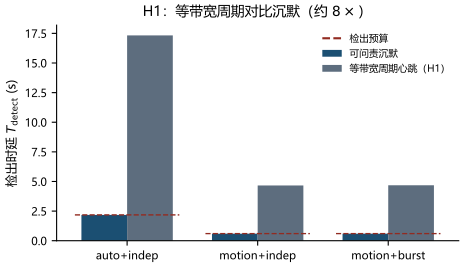

Write Python code to recreate this figure.
# -*- coding: utf-8 -*-
"""H1 equal-bandwidth periodic vs silence (paper03 fig:heartbeat)."""
from __future__ import annotations

import os
import sys

import matplotlib.pyplot as plt
import numpy as np

HERE = os.path.dirname(os.path.abspath(__file__))
sys.path.insert(0, HERE)

from _style import C_BASE, C_OURS, C_WARN, apply_style_cn, load, save  # noqa: E402


def main():
    apply_style_cn()
    h = load()["heartbeat"]
    x = np.arange(len(h["regimes"]))
    w = 0.35
    fig, ax = plt.subplots(figsize=(5.2, 2.8))
    ax.bar(x - w / 2, h["silence_tdet"], w, label="可问责沉默", color=C_OURS)
    ax.bar(x + w / 2, h["period_tdet"], w, label="等带宽周期心跳（H1）", color=C_BASE)
    for i, b in enumerate(h["detect_budget_s"]):
        ax.hlines(b, i - 0.4, i + 0.4, colors=C_WARN, linestyles="--", lw=1.0)
    ax.plot([], [], color=C_WARN, ls="--", label="检出预算")
    ax.set_xticks(x)
    ax.set_xticklabels(h["regime_labels"])
    ax.set_ylabel(r"检出时延 $T_{\mathrm{detect}}$ (s)")
    ax.set_title(r"H1：等带宽周期对比沉默（约 $8\times$）")
    ax.legend(frameon=False, fontsize=7)
    ax.spines["top"].set_visible(False)
    ax.spines["right"].set_visible(False)
    save(fig, "fig_heartbeat_CN.pdf")


if __name__ == "__main__":
    main()
